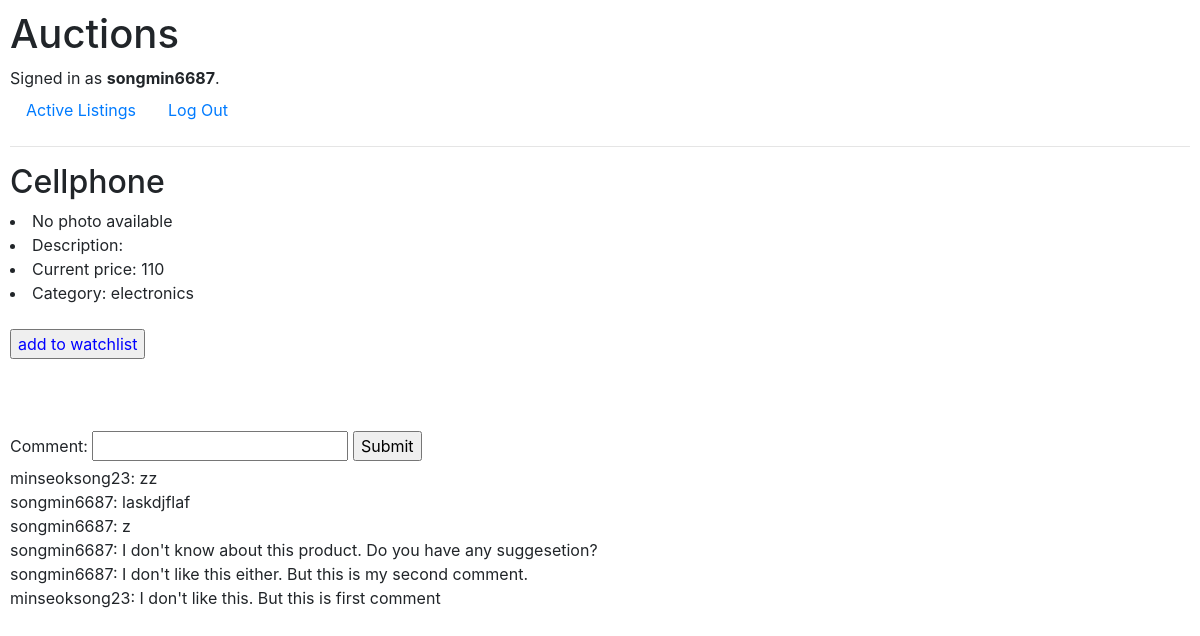
/Cellphone (signed in), run on the app's committed database.
### auctions/models.py (models this page shows)
class User(AbstractUser):
    pass

class Listing(models.Model):
    title = models.CharField(max_length=150)
    description = models.TextField()
    starting_bid = models.IntegerField()
    url = models.URLField(blank=True) # optional
    category = models.CharField(max_length=20, null=True)
    watcher = models.ManyToManyField(
        settings.AUTH_USER_MODEL,
        related_name="watched_listings",
        blank=True
    )

class Comment(models.Model):
    listing = models.ForeignKey(Listing, on_delete=models.CASCADE, related_name="item_for_comment")
    commenter = models.ForeignKey(User, on_delete=models.CASCADE, related_name="commenter")
    body = models.CharField(max_length=300)

### auctions/views.py (the view, shortened to what this page needs)
# urls.py: path("<str:item>", views.item, name="item"),
def item(request, item):
    return render(request, "auctions/item.html", {
        "item": Listing.objects.filter(title=item).first(),
        "comments": Comment.objects.all()
    })

### auctions/templates/auctions/item.html (shortened to what this page needs)
{% extends "auctions/layout.html" %}
{% block body %}
<h2>{{ item.title }}</h2>
{% if not item.url %}
<li>No photo available</li>
{% else %}
<img src="{{ item.url }}" width = "600">
{% endif %}
<li>Description: <{{ item.description }}/li>
<li>Current price: {{ item.starting_bid }}</li>
<li>Category: {{ item.category }}</li>
<form action="{% url 'watchlist' %} method="post">
<br>
    <input type="submit" value="add to watchlist" style="color:blue">
<br><br>
<br><br>
<form action="{% url 'item' item.title %}" method="post">
    <label for="comment">Comment:</label>
    <input id="comment" name="body" type="text">
    <input type="submit">
{% for comment in comments reversed %}
<div>
    {{ comment.commenter }}: {{ comment.body }}
</div>
{% endfor %}
{% endblock %}

### auctions/templates/auctions/layout.html (shortened to what this page needs)
{% load static %}
<!DOCTYPE html>
<html lang="en">
    <head>
        <link rel="stylesheet" href="https://stackpath.bootstrapcdn.com/bootstrap/4.4.1/css/bootstrap.min.css">
        <link href="{% static 'auctions/styles.css' %}" rel="stylesheet">
    </head>
    <body>
        <h1>Auctions</h1>
        <div>
            {% if user.is_authenticated %}
                Signed in as <strong>{{ user.username }}</strong>.
            {% else %}
                Not signed in.
            {% endif %}
        </div>
        <ul class="nav">
            <li class="nav-item">
                <a class="nav-link" href="{% url 'index' %}">Active Listings</a>
            </li>
            {% if user.is_authenticated %}
                <li class="nav-item">
                    <a class="nav-link" href="{% url 'logout' %}">Log Out</a>
                </li>
            {% endif %}
        </ul>
        <hr>
        {% block body %}
        {% endblock %}
    </body>
</html>

### auctions/static/auctions/styles.css (style rules this page uses)
body { padding: 10px; }

### data on the page
User: username "songmin6687"
Listing: title "Cellphone", starting_bid "110", category "electronics"
Comment: commenter "minseoksong23", body "zz"
Comment: commenter "songmin6687", body "laskdjflaf"
Comment: commenter "songmin6687", body "z"
Comment: commenter "songmin6687", body "I don't know about this product. Do you have any suggesetion?"
Comment: commenter "songmin6687", body "I don't like this either. But this is my second comment."
Comment: commenter "minseoksong23", body "I don't like this. But this is first comment"
